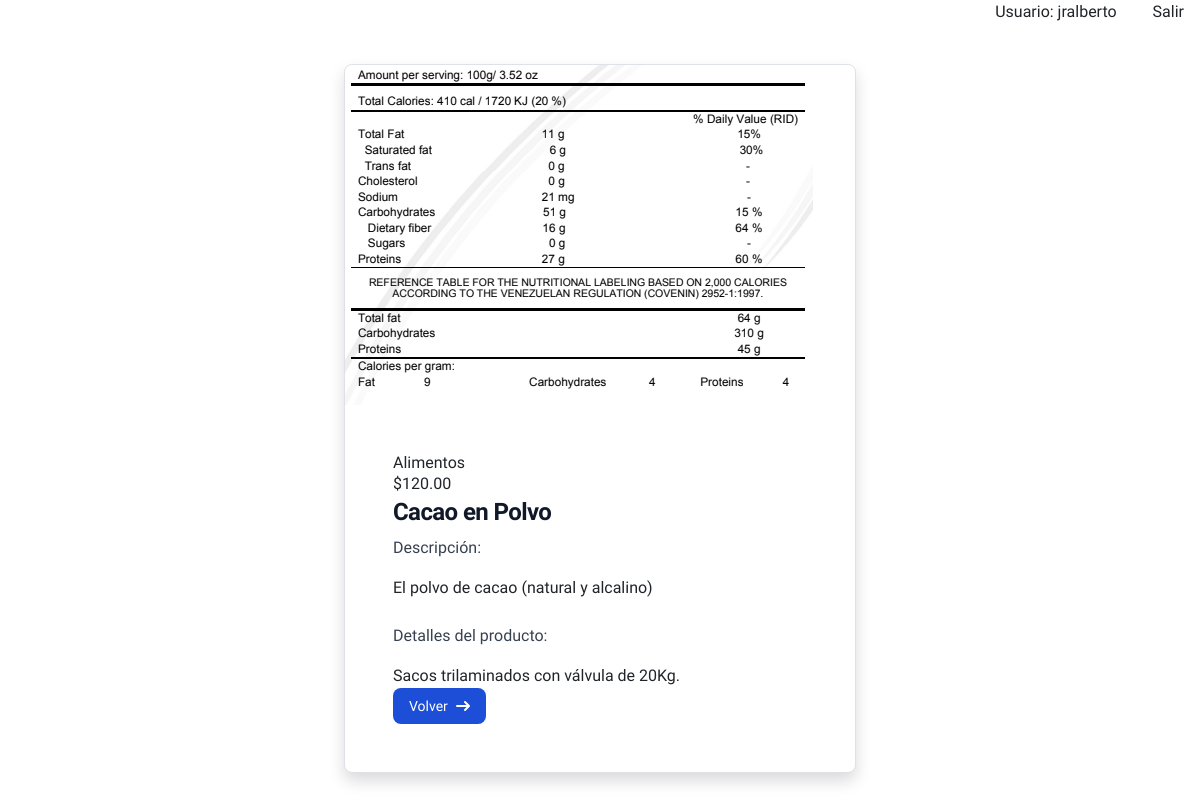
Screenshot of /shop/1/cacao-en-polvo/ (signed in) with the database file from the repository.
### shop/models.py (models this page shows, shortened)
class Product(models.Model):
    category = models.ForeignKey(Category,
                                 related_name='products',
                                 on_delete=models.CASCADE)
    name = models.CharField(max_length=200)
    slug = models.SlugField(max_length=200)
    image = models.ImageField(upload_to='products/%Y/%m/%d',
                              blank=True)
    description = models.TextField(blank=True)
    detalle = models.TextField(blank=True)
    price = models.DecimalField(max_digits=10,
                                decimal_places=2)
    cant = models.DecimalField(max_digits=10,
                                decimal_places=2)
    available = models.BooleanField(default=True)
    created = models.DateTimeField(auto_now_add=True)
    updated = models.DateTimeField(auto_now=True)
    class Meta:
        ordering = ['name']
        indexes = [
            models.Index(fields=['id', 'slug']),
            models.Index(fields=['name']),
            models.Index(fields=['-created']),
        ]

class Category(models.Model):
    name = models.CharField(max_length=200)
    slug = models.SlugField(max_length=200,
                            unique=True)
    class Meta:
        ordering = ['name']
        indexes = [
            models.Index(fields=['name']),
        ]
        verbose_name = 'category'
        verbose_name_plural = 'categories'
    def __str__(self):
        return self.name
    def get_absolute_url(self):
        return reverse('shop:product_list_by_category',
                       args=[self.slug])

### shop/views.py (the view)
# urls.py: path('<int:id>/<slug:slug>/', views.product_detail,
def product_detail(request, id, slug):
    product = get_object_or_404(Product,
                                id=id,
                                slug=slug,
                                available=True)
    return render(request,
                  'shop/product/detail.html',
                  {'product': product})

### shop/templates/shop/product/detail.html (shortened to what this page needs)
{% extends "base.html" %}
{% load static %}
{% block content %}
 <div class="fixed-top text-end">
     <span class="mx-3 text-center">
      {% if request.user.is_authenticated %}
        Usuario: {{ request.user.first_name|default:request.user.username }}
      {% endif %}
    </span>
     <span class="mx-3 text-end ">
        <a href="{% url "account:index" %}" class="no-underline">Salir</a>
    </span>
</div>
<div class="mb-5 p-3">
      <div class="mt-5 h-auto max-w-lg mx-auto  bg-white border border-gray-200 rounded-lg shadow dark:bg-gray-800 dark:border-gray-700 ">
    <a href="#">
        <img class="rounded-t-lg "  src="{% if product.image %}{{ product.image.url }}{% else %}
    {% static "img/ad.png" %}{% endif %}" alt="Aditivos_Qu&iacute;micos">
    </a>
    <div class="p-5">
        <a href="#">
              <h2>
      <a href="{{ product.category.get_absolute_url }}">
        {{ product.category }}
      </a>
    </h2>
     <p class="price">${{ product.price }}</p>
            <h5 class="mb-2 text-2xl font-bold tracking-tight text-gray-900 dark:text-white">{{ product.name }}</h5>
        </a>
        <p class="mb-3 font-normal text-gray-700 dark:text-gray-400">Descripción: {{ product.description|linebreaks }} <br></p>
          <p class="mb-3 font-normal text-gray-700 dark:text-gray-400"> Detalles del producto: <br> {{ product.detalle|linebreaks }}</p>
        <a href="{% url 'shop:product_list' %}" class="inline-flex items-center px-3 py-2 text-sm font-medium text-center text-white bg-blue-700 rounded-lg hover:bg-blue-800 focus:ring-4 focus:outline-none focus:ring-blue-300 dark:bg-blue-600 dark:hover:bg-blue-700 dark:focus:ring-blue-800">
            Volver
             <svg class="rtl:rotate-180 w-3.5 h-3.5 ms-2" aria-hidden="true" xmlns="http://www.w3.org/2000/svg" fill="none" viewBox="0 0 14 10">
                <path stroke="currentColor" stroke-linecap="round" stroke-linejoin="round" stroke-width="2" d="M1 5h12m0 0L9 1m4 4L9 9"/>
            </svg>
        </a>
    </div>
</div>
</div>
{% endblock %}

### rows the page displays
Product: image (picture), category "Alimentos", price "120.00", name "Cacao en Polvo", description "El polvo de cacao (natural y alcalino)", detalle "Sacos trilaminados con válvula de 20Kg."

### other values shown
{{ request.user.first_name|default:request.user.username }} "jralberto"
